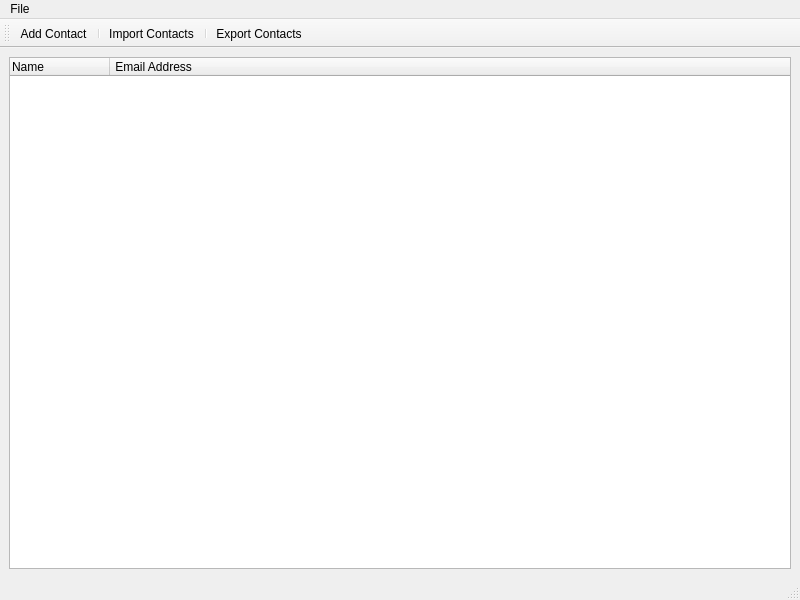
<?xml version="1.0" encoding="UTF-8"?>
<ui version="4.0">
 <class>MainWindow</class>
 <widget class="QMainWindow" name="MainWindow">
  <property name="geometry">
   <rect>
    <x>0</x>
    <y>0</y>
    <width>800</width>
    <height>600</height>
   </rect>
  </property>
  <property name="windowTitle">
   <string>MainWindow</string>
  </property>
  <widget class="QWidget" name="centralwidget">
   <layout class="QVBoxLayout" name="verticalLayout">
    <item>
     <widget class="QTreeWidget" name="treeWidget">
      <property name="contextMenuPolicy">
       <enum>Qt::CustomContextMenu</enum>
      </property>
      <property name="sortingEnabled">
       <bool>false</bool>
      </property>
      <column>
       <property name="text">
        <string>Name</string>
       </property>
      </column>
      <column>
       <property name="text">
        <string> Email Address</string>
       </property>
      </column>
     </widget>
    </item>
   </layout>
  </widget>
  <widget class="QMenuBar" name="menubar">
   <property name="geometry">
    <rect>
     <x>0</x>
     <y>0</y>
     <width>800</width>
     <height>24</height>
    </rect>
   </property>
   <widget class="QMenu" name="menuF_le">
    <property name="title">
     <string>File</string>
    </property>
    <addaction name="actionAdd_Contact"/>
    <addaction name="actionImport_Contacts"/>
    <addaction name="actionExport_Contacts"/>
    <addaction name="actionClose"/>
   </widget>
   <addaction name="menuF_le"/>
  </widget>
  <widget class="QStatusBar" name="statusbar"/>
  <widget class="QToolBar" name="toolBar">
   <property name="windowTitle">
    <string>toolBar</string>
   </property>
   <property name="iconSize">
    <size>
     <width>16</width>
     <height>16</height>
    </size>
   </property>
   <property name="toolButtonStyle">
    <enum>Qt::ToolButtonTextBesideIcon</enum>
   </property>
   <attribute name="toolBarArea">
    <enum>TopToolBarArea</enum>
   </attribute>
   <attribute name="toolBarBreak">
    <bool>false</bool>
   </attribute>
   <addaction name="actionAdd_Contact"/>
   <addaction name="separator"/>
   <addaction name="actionImport_Contacts"/>
   <addaction name="separator"/>
   <addaction name="actionExport_Contacts"/>
  </widget>
  <action name="actionAdd_Contact">
   <property name="icon">
    <iconset resource="resources/resources.qrc">
     <normaloff>:/Add Contact/contact-new-symbolic.symbolic.png</normaloff>:/Add Contact/contact-new-symbolic.symbolic.png</iconset>
   </property>
   <property name="text">
    <string>Add Contact</string>
   </property>
  </action>
  <action name="actionImport_Contacts">
   <property name="icon">
    <iconset resource="resources/resources.qrc">
     <normaloff>:/Import Contacts/address-book-new-symbolic.symbolic.png</normaloff>:/Import Contacts/address-book-new-symbolic.symbolic.png</iconset>
   </property>
   <property name="text">
    <string>Import Contacts</string>
   </property>
  </action>
  <action name="actionExport_Contacts">
   <property name="icon">
    <iconset resource="resources/resources.qrc">
     <normaloff>:/Export/document-send-symbolic.symbolic.png</normaloff>:/Export/document-send-symbolic.symbolic.png</iconset>
   </property>
   <property name="text">
    <string>Export Contacts</string>
   </property>
  </action>
  <action name="actionClose">
   <property name="icon">
    <iconset resource="resources/resources.qrc">
     <normaloff>:/Exit/window-close-symbolic.symbolic.png</normaloff>:/Exit/window-close-symbolic.symbolic.png</iconset>
   </property>
   <property name="text">
    <string>Close</string>
   </property>
  </action>
 </widget>
 <resources>
  <include location="resources/resources.qrc"/>
 </resources>
 <connections/>
</ui>
